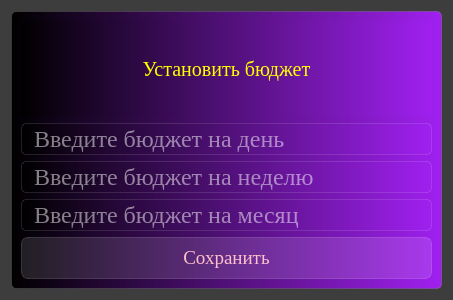
<?xml version="1.0" encoding="UTF-8"?>
<ui version="4.0">
 <class>Dialog</class>
 <widget class="QDialog" name="Dialog">
  <property name="geometry">
   <rect>
    <x>0</x>
    <y>0</y>
    <width>453</width>
    <height>300</height>
   </rect>
  </property>
  <property name="maximumSize">
   <size>
    <width>16777215</width>
    <height>1000004</height>
   </size>
  </property>
  <property name="windowTitle">
   <string>Dialog</string>
  </property>
  <property name="styleSheet">
   <string notr="true">background-color: rgb(61, 61, 61);</string>
  </property>
  <layout class="QVBoxLayout" name="verticalLayout_2">
   <item>
    <widget class="QFrame" name="frame">
     <property name="maximumSize">
      <size>
       <width>16777215</width>
       <height>1000</height>
      </size>
     </property>
     <property name="styleSheet">
      <string notr="true">font-family: Georgia;
background-color: qlineargradient(spread:pad, x1:0, y1:0, x2:1, y2:0, stop:0 rgba(0, 0, 0, 255), stop:1 rgba(160, 32, 240, 255));
border: 1px solid rgba(255,255,255,30);
border-radius: 5px;</string>
     </property>
     <property name="frameShape">
      <enum>QFrame::StyledPanel</enum>
     </property>
     <property name="frameShadow">
      <enum>QFrame::Raised</enum>
     </property>
     <layout class="QVBoxLayout" name="verticalLayout">
      <item>
       <widget class="QLabel" name="label">
        <property name="maximumSize">
         <size>
          <width>16777215</width>
          <height>10000</height>
         </size>
        </property>
        <property name="font">
         <font>
          <family>Georgia</family>
          <pointsize>15</pointsize>
          <bold>false</bold>
         </font>
        </property>
        <property name="layoutDirection">
         <enum>Qt::LeftToRight</enum>
        </property>
        <property name="styleSheet">
         <string notr="true">color: yellow;
font-weigth bold;
font-size: 15pt;
backgroung-color: none;
border: none;</string>
        </property>
        <property name="text">
         <string>Установить бюджет</string>
        </property>
        <property name="alignment">
         <set>Qt::AlignCenter</set>
        </property>
       </widget>
      </item>
      <item>
       <widget class="QLineEdit" name="bdg_day">
        <property name="styleSheet">
         <string notr="true">font-size: 18pt;
color: white;
padding-left: 10px;</string>
        </property>
        <property name="placeholderText">
         <string>Введите бюджет на день</string>
        </property>
       </widget>
      </item>
      <item>
       <widget class="QLineEdit" name="bdg_week">
        <property name="styleSheet">
         <string notr="true">font-size: 18pt;
color: white;
padding-left: 10px;</string>
        </property>
        <property name="placeholderText">
         <string>Введите бюджет на неделю</string>
        </property>
       </widget>
      </item>
      <item>
       <widget class="QLineEdit" name="bdg_month">
        <property name="styleSheet">
         <string notr="true">font-size: 18pt;
color: white;
padding-left: 10px;</string>
        </property>
        <property name="placeholderText">
         <string>Введите бюджет на месяц</string>
        </property>
       </widget>
      </item>
      <item>
       <widget class="QPushButton" name="pushButton">
        <property name="font">
         <font>
          <family>Georgia</family>
          <pointsize>14</pointsize>
         </font>
        </property>
        <property name="styleSheet">
         <string notr="true">QPushButton {
color: pink;
background-color: rgba(255,255,255,30);
border: 1px solid rgba(255,255,255,40);
border-radius: 7px;
width: 150px;
height: 40px;
}
QPushButton:hover {
color: white;
background-color: rgba(255,255,255,40);
}
QPushButton:pressed {
color: white;
background-color: rgba(255,255,255,70);
}</string>
        </property>
        <property name="text">
         <string>Сохранить</string>
        </property>
       </widget>
      </item>
     </layout>
    </widget>
   </item>
  </layout>
 </widget>
 <resources/>
 <connections/>
</ui>
